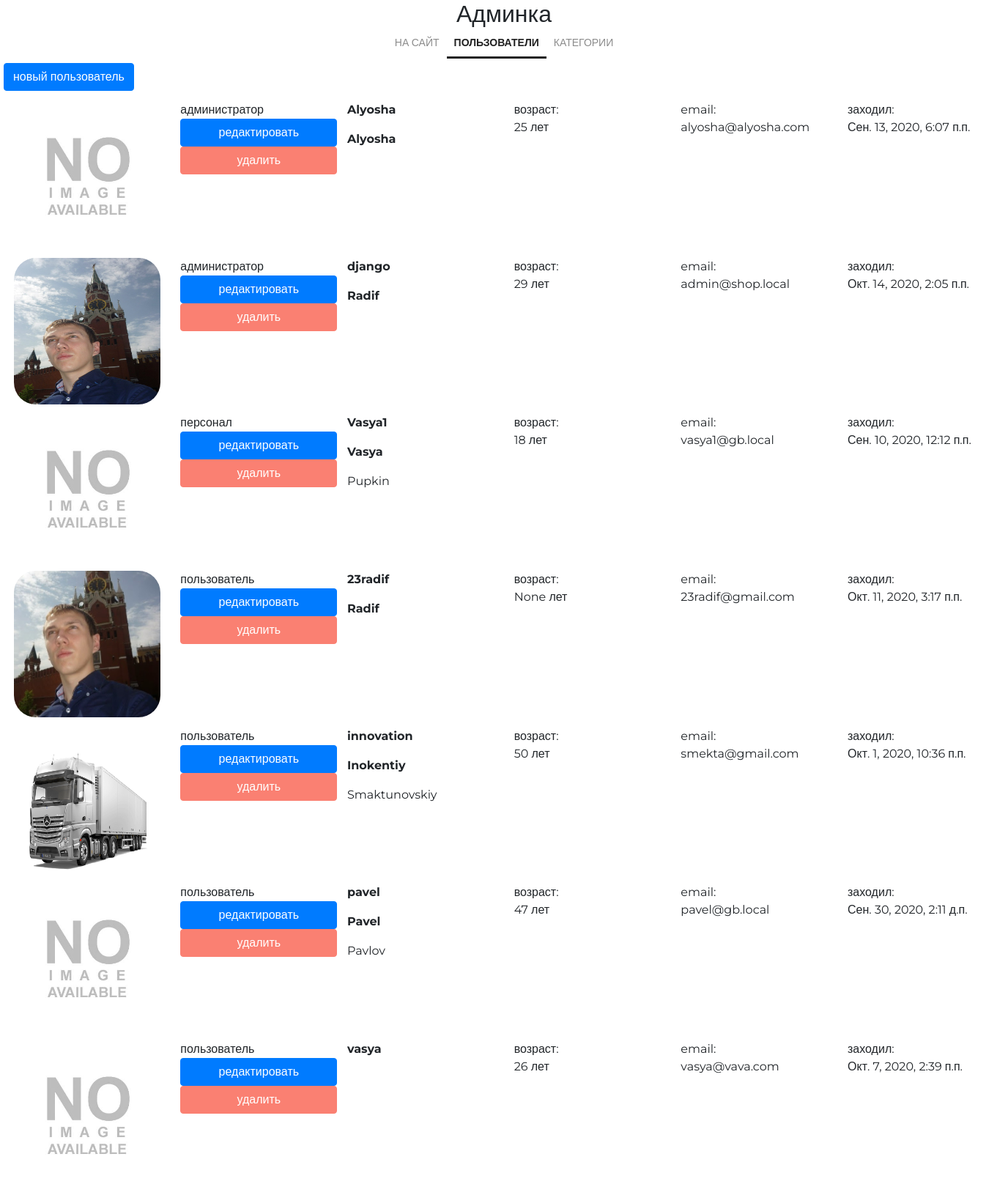
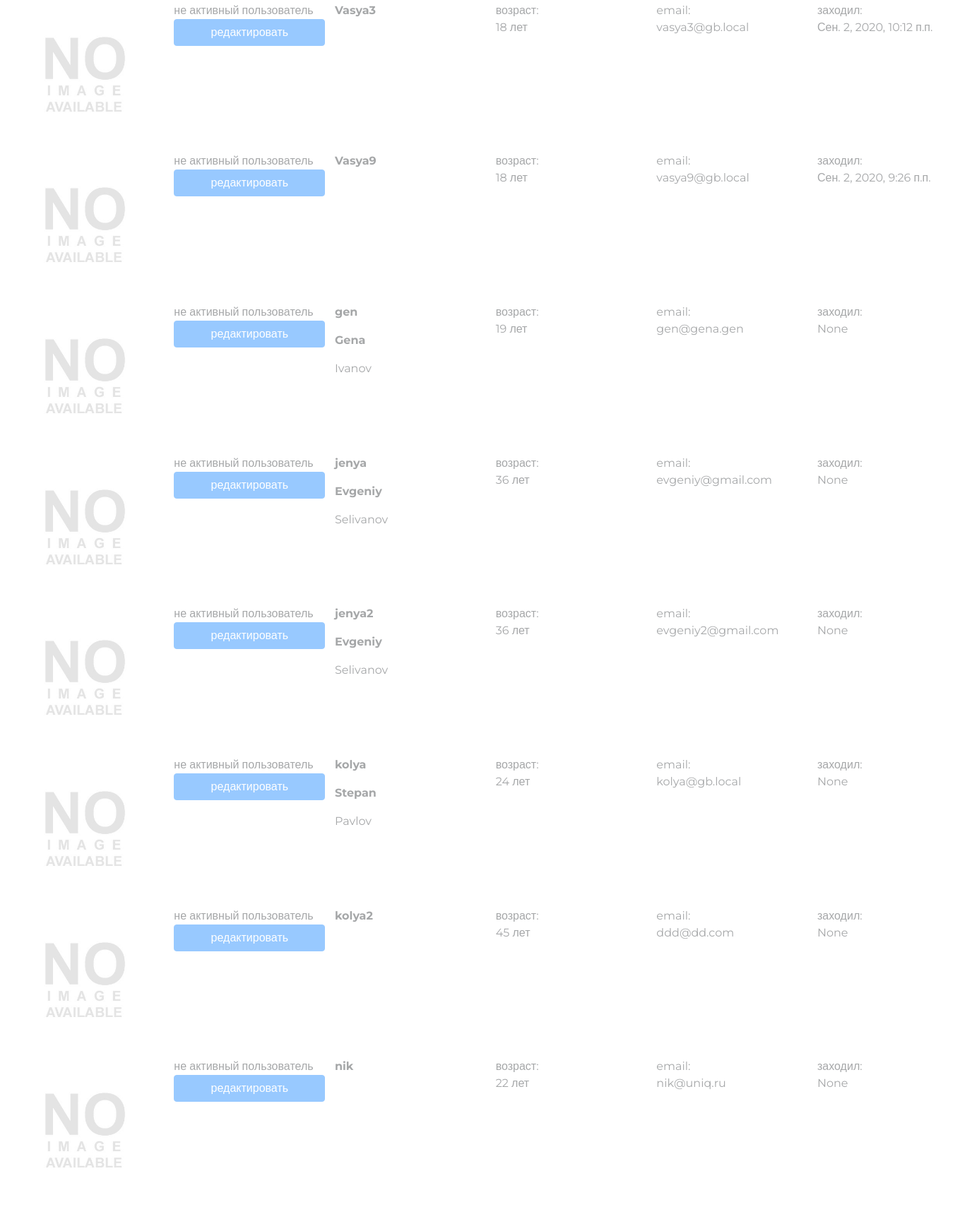
Screenshot of /my/admin/ (signed in, upper part) with the database file from the repository (2 pictures, top to bottom).
### authapp/models.py (models this page shows, shortened)
class ShopUser(AbstractUser):
    email = models.EmailField(verbose_name='электронный адрес', unique=True)
    age = models.PositiveIntegerField(verbose_name='возраст', null=True)
    avatar = models.ImageField(upload_to=USERS_AVATARS, blank=True)
    activation_key = models.CharField(max_length=128, blank=True)
    activation_key_expires = models.DateTimeField(
        default=get_activation_key_expires
    )
    class Meta:
        verbose_name = 'Пользователь'
        verbose_name_plural = 'Пользователи'
        ordering = ['-is_active', '-is_superuser', '-is_staff', 'username']

### adminapp/views.py (the view)
# urls.py: path('', adminapp.UsersList.as_view(), name='index'),
class UsersList(OnlySuperUserMixin, PageTitleMixin, ListView):
    model = get_user_model()
    page_title = 'админка/пользователи'

### adminapp/views.py (called while the page is built)
    @method_decorator(user_passes_test(lambda x: x.is_superuser))
    def dispatch(self, request, *args, **kwargs):
        return super().dispatch(request, *args, **kwargs)

    def get_context_data(self, *, object_list=None, **kwargs):
        data = super().get_context_data(object_list=None, **kwargs)
        if hasattr(self, 'page_title'):
            data['page_title'] = self.page_title
        return data

### mainapp/context_processors.py (called while the page is built)
def get_categories(request):
    if settings.LOW_CACHE:
        key = 'links_menu'
        links_menu = cache.get(key)
        if links_menu is None:
            links_menu = ProductCategory.objects.filter(is_active=True)
            cache.set(key, links_menu)
    else:
        links_menu = ProductCategory.objects.filter(is_active=True)
    return {
        'categories': links_menu
    }

### mainapp/templatetags/my_tags.py (called while the page is built)
@register.filter(name='media_folder_users')  # регистрация фильтра через декоратор
def media_folder_users(string):
    if not string:
        string = 'users_avatars/default.jpg'
    return f'{settings.MEDIA_URL}{string}'

### adminapp/templates/authapp/shopuser_list.html
{% extends 'adminapp/base.html' %}
{% load static %}
{% load my_tags %}
{% block container %}
    <div class="users-list">
        <a href="{% url 'my_admin:user_create' %}" class="btn btn-primary new-user">
            новый пользователь
        </a>
        {% for shop_user in object_list %}
            <div class="user-record
                {% if not shop_user.is_active %}
                    not-active
                {% endif %}">
                <div>
                    <img src="{{ shop_user.avatar|media_folder_users }}"
                     alt="{{ shop_user.username }}">
                </div>
                <div class="user-role">
                    {% if not shop_user.is_active %}
                        не активный
                    {% endif %}
                    {% if shop_user.is_superuser %}
                        администратор
                    {% elif shop_user.is_staff %}
                        персонал
                    {% else %}
                        пользователь
                    {% endif %}
                    <a href="{% url 'my_admin:user_update' pk=shop_user.pk %}"
                       class="btn btn-primary">
                        редактировать
                    </a>
                    {% if shop_user.is_active %}
                        <a href="{% url 'my_admin:user_delete' pk=shop_user.pk %}"
                           class="btn btn-primary">
                            удалить
                        </a>
                    {% endif %}
                </div>
                <div class="user-name">
                    <p><strong>{{ shop_user.username }}</strong></p>
                    <p>
                        {% if shop_user.first_name %}
                            <b>{{ shop_user.first_name|title }}</b>
                            {% if shop_user.last_name %}
                                <p>{{ shop_user.last_name|title }}</p>
                            {% endif %}
                        {% endif %}
                    </p>
                </div>
                <div class="user-age">
                    возраст:<br>
                    {{ shop_user.age }} лет
                </div>
                <div class="user-email">
                    email:<br>
                    {{ shop_user.email }}
                </div>
                <div class="user-lastlogin">
                    заходил:<br>
                    {{ shop_user.last_login }}
                </div>
            </div>
        {% endfor %}
    </div>
{% endblock %}

### static/css/style.css (style rules this page uses)
* { margin: 0; padding: 0; }
html { height: 100%; }
body { height: 100%; font-family: "Montserrat", sans-serif; }
.users-list .not-active { opacity: 40%; }
.users-list .new-user { margin-bottom: 1%; }
.users-list .user-record { display: flex; margin-bottom: 1%; }
.users-list .user-record div { width: 20%; margin-left: 1%; }
.users-list .user-record img { width: 200px; height: 200px; border-radius: 15%; }
.users-list .user-role { display: flex; flex-direction: column; }
.users-list .user-role a:nth-child(2n) { background: salmon; border-color: salmon; }

### rows the page displays
ShopUser: is_superuser "администратор", is_active "удалить", username "Alyosha", first_name "Alyosha", age "25", email "alyosha@alyosha.com", last_login "Сен. 13, 2020, 6:07 п.п."
ShopUser: avatar|media_folder_users (picture), is_superuser "администратор", is_active "удалить", username "django", first_name "Radif", age "29", email "admin@shop.local", last_login "Окт. 14, 2020, 2:05 п.п."
ShopUser: is_superuser "персонал", is_active "удалить", username "Vasya1", first_name "Vasya", last_name "Pupkin", age "18", email "vasya1@gb.local", last_login "Сен. 10, 2020, 12:12 п.п."
ShopUser: avatar|media_folder_users (picture), is_superuser "пользователь", is_active "удалить", username "23radif", first_name "Radif", age "None", email "23radif@gmail.com", last_login "Окт. 11, 2020, 3:17 п.п."
ShopUser: avatar|media_folder_users (picture), is_superuser "пользователь", is_active "удалить", username "innovation", first_name "Inokentiy", last_name "Smaktunovskiy", age "50", email "smekta@gmail.com", last_login "Окт. 1, 2020, 10:36 п.п."
ShopUser: is_superuser "пользователь", is_active "удалить", username "pavel", first_name "Pavel", last_name "Pavlov", age "47", email "pavel@gb.local", last_login "Сен. 30, 2020, 2:11 д.п."
ShopUser: is_superuser "пользователь", is_active "удалить", username "vasya", age "26", email "vasya@vava.com", last_login "Окт. 7, 2020, 2:39 п.п."
ShopUser: is_active "не активный", is_superuser "пользователь", username "Vasya3", age "18", email "vasya3@gb.local", last_login "Сен. 2, 2020, 10:12 п.п."
ShopUser: is_active "не активный", is_superuser "пользователь", username "Vasya9", age "18", email "vasya9@gb.local", last_login "Сен. 2, 2020, 9:26 п.п."
ShopUser: is_active "не активный", is_superuser "пользователь", username "gen", first_name "Gena", last_name "Ivanov", age "19", email "gen@gena.gen", last_login "None"
ShopUser: is_active "не активный", is_superuser "пользователь", username "jenya", first_name "Evgeniy", last_name "Selivanov", age "36", email "evgeniy@gmail.com", last_login "None"
ShopUser: is_active "не активный", is_superuser "пользователь", username "jenya2", first_name "Evgeniy", last_name "Selivanov", age "36", email "evgeniy2@gmail.com", last_login "None"
ShopUser: is_active "не активный", is_superuser "пользователь", username "kolya", first_name "Stepan", last_name "Pavlov", age "24", email "kolya@gb.local", last_login "None"
ShopUser: is_active "не активный", is_superuser "пользователь", username "kolya2", age "45", email "ddd@dd.com", last_login "None"
ShopUser: is_active "не активный", is_superuser "пользователь", username "nik", age "22", email "nik@uniq.ru", last_login "None"
